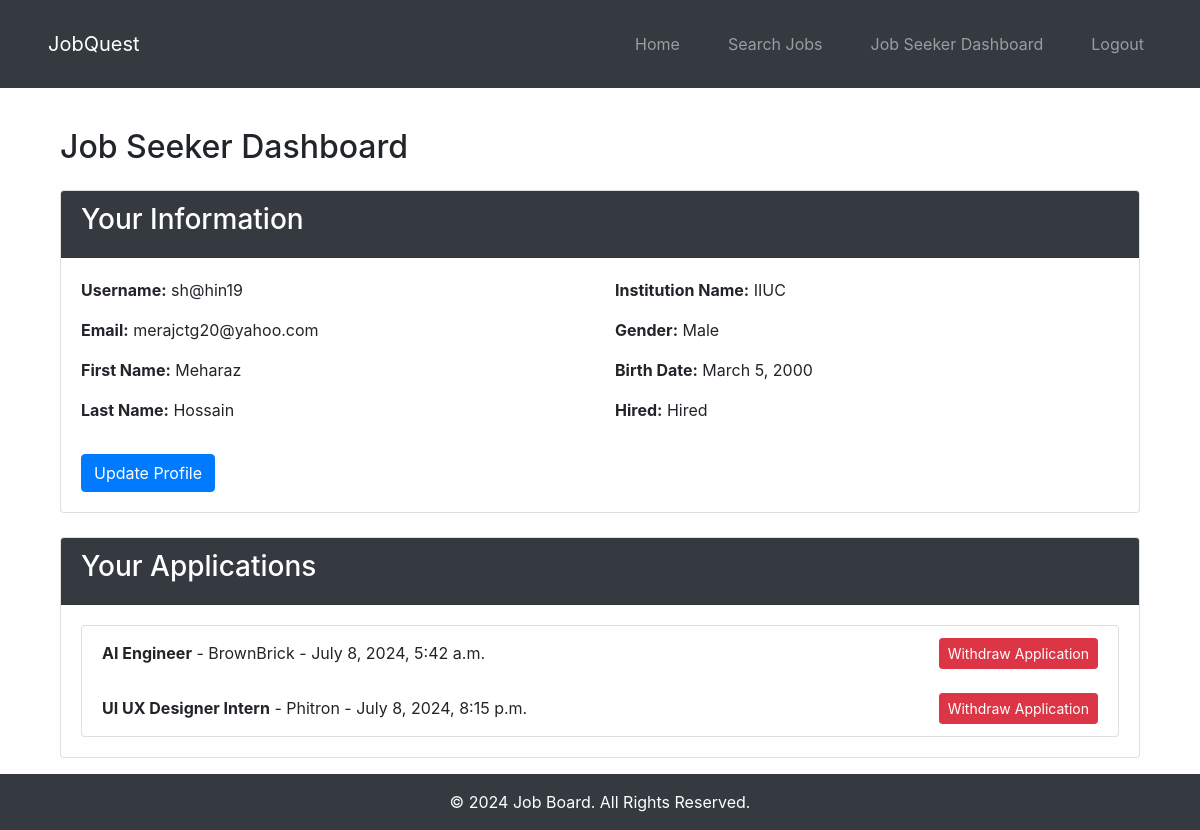
/job_seeker/dashboard/ (signed in), run on the app's committed database.
### jobs/models.py (models this page shows, shortened)
class User(AbstractUser):
    is_employer = models.BooleanField(default=False)
    is_job_seeker = models.BooleanField(default=False)
    groups = models.ManyToManyField(
        Group,
        related_name='jobs_user_set',
        blank=True,
        help_text='The groups this user belongs to. A user will get all permissions granted to each of their groups.',
        related_query_name='user',
    )
    user_permissions = models.ManyToManyField(
        Permission,
        related_name='jobs_user_set',
        blank=True,
        help_text='Specific permissions for this user.',
        related_query_name='user',
    )

class Profile(models.Model):
    user = models.OneToOneField(User, on_delete=models.CASCADE)
    first_name = models.CharField(max_length=30, blank=True, null=True)
    last_name = models.CharField(max_length=30, blank=True, null=True)
    institution_name = models.CharField(max_length=255, blank=True, null=True)
    gender = models.CharField(max_length=10, blank=True, null=True)
    birth_date = models.DateField(null=True, blank=True)
    hired = models.BooleanField(default=False)

class JobApplication(models.Model):
    job_listing = models.ForeignKey(JobListing, on_delete=models.CASCADE, related_name='applications')
    job_seeker = models.ForeignKey(User, on_delete=models.CASCADE, related_name='applications')
    resume = models.FileField(upload_to='resumes/')
    cover_letter = models.TextField()
    applied_at = models.DateTimeField(auto_now_add=True)

class JobListing(models.Model):
    employer = models.ForeignKey(User, on_delete=models.CASCADE, related_name='job_listings')
    title = models.CharField(max_length=255)
    description = models.TextField()
    requirements = models.TextField()
    location = models.CharField(max_length=255)
    company = models.CharField(max_length=255, default='')
    category = models.ForeignKey(JobCategory, on_delete=models.SET_NULL, null=True)
    posted_at = models.DateTimeField(auto_now_add=True)

### jobs/views.py (the view)
# urls.py: path('job_seeker/dashboard/', views.job_seeker_dashboard, name='job_seeker_dashboard'),
@login_required
def job_seeker_dashboard(request):
    applications = request.user.applications.all()
    return render(request, 'jobs/job_seeker_dashboard.html', {'applications': applications})

### templates/jobs/job_seeker_dashboard.html (shortened to what this page needs)
{% extends 'base.html' %}
{% block content %}
<div class="container">
    <h2 class="mb-4">Job Seeker Dashboard</h2>
    <div class="card mb-4">
        <div class="card-header bg-dark text-white">
            <h3>Your Information</h3>
        </div>
        <div class="card-body">
            <div class="row">
                <div class="col-md-6">
                    <p><strong>Username:</strong> {{ user.username }}</p>
                    <p><strong>Email:</strong> {{ user.email }}</p>
                    <p><strong>First Name:</strong> {{ user.profile.first_name }}</p>
                    <p><strong>Last Name:</strong> {{ user.profile.last_name }}</p>
                </div>
                <div class="col-md-6">
                    <p><strong>Institution Name:</strong> {{ user.profile.institution_name }}</p>
                    <p><strong>Gender:</strong> {{ user.profile.gender }}</p>
                    <p><strong>Birth Date:</strong> {{ user.profile.birth_date }}</p>
                    <p><strong>Hired:</strong> {{ user.profile.hired|yesno:"Hired,Not Hired" }}</p>
                </div>
            </div>
            <a href="{% url 'profile_update' %}" class="btn btn-primary mt-3">Update Profile</a>
        </div>
    </div>
    <div class="card">
        <div class="card-header bg-dark text-white">
            <h3>Your Applications</h3>
        </div>
        <div class="card-body">
            <ul class="list-group">
                {% for application in applications %}
                    <li class="list-group-item">
                        <div class="d-flex flex-column flex-md-row justify-content-between align-items-md-center">
                            <div class="mb-2 mb-md-0">
                                <strong>{{ application.job_listing.title }}</strong> - {{ application.job_listing.company }} - {{ application.applied_at }}
                            </div>
                            <a href="{% url 'job_application_delete' application.id %}" class="btn btn-danger btn-sm">Withdraw Application</a>
                        </div>
                    </li>
                {% endfor %}
            </ul>
        </div>
    </div>
</div>
{% endblock %}

### templates/base.html (shortened to what this page needs)
<!DOCTYPE html>
<html lang="en">
  <head>
    {% load static %}
    <link rel="stylesheet" href="{% static 'css/styles.css' %}" />
    <link rel="stylesheet" href="https://stackpath.bootstrapcdn.com/bootstrap/4.5.2/css/bootstrap.min.css"/>
    <link rel="stylesheet" href="https://maxcdn.bootstrapcdn.com/bootstrap/4.0.0/css/bootstrap.min.css">
  </head>
  <body class="d-flex flex-column min-vh-100">
    <header>
      <nav class="navbar navbar-expand-lg navbar-dark bg-dark">
        <a class="navbar-brand" href="{% url 'home' %}">JobQuest</sup></a>
        <div class="collapse navbar-collapse" id="navbarNav">
          <ul class="navbar-nav ml-auto">
            <li class="nav-item">
              <a class="nav-link" href="{% url 'home' %}">Home</a>
            </li>
            <li class="nav-item">
              <a class="nav-link" href="{% url 'job_listings' %}"
                >Search Jobs</a
              >
            </li>
            {% if user.is_authenticated %} {% if user.is_employer %}
            <li class="nav-item">
              <a class="nav-link" href="{% url 'employer_dashboard' %}"
                >Employer Dashboard</a
              >
            </li>
            {% else %}
            <li class="nav-item">
              <a class="nav-link" href="{% url 'job_seeker_dashboard' %}"
                >Job Seeker Dashboard</a
              >
            </li>
            {% endif %}
            <li class="nav-item">
              <a class="nav-link" href="{% url 'logout' %}">Logout</a>
            </li>
            {% endif %}
          </ul>
        </div>
      </nav>
    </header>
    <main class="flex-grow-1 container mt-4">
      {% block content %} {% endblock %}
    </main>
    <footer class="bg-dark text-white text-center py-3 mt-auto">
      &copy; {% now "Y" %} Job Board. All Rights Reserved.
    </footer>
  </body>
</html>

### static/css/styles.css (style rules this page uses)
body { font-family: Arial, sans-serif; margin: 0; padding: 0; background-color: #f8f9fa; display: flex; flex-direction: column; min-height: 100vh; }
header { background-color: #343a40; color: white; padding: 1rem; text-align: center; }
nav a { color: white; margin: 0 1rem; text-decoration: none; }
main { padding: 1rem; flex-grow: 1; }
footer { background-color: #343a40; padding: 1rem; width: 100%; position: relative; }
h2, h3 { color: #343a40; }
button, .btn-primary { background-color: #343a40; color: white; padding: 0.5rem 1rem; border: none; cursor: pointer; }

### data on the page
User: username "sh@hin19", email "merajctg20@yahoo.com", profile.first_name "Meharaz", profile.last_name "Hossain", profile.institution_name "IIUC", profile.gender "Male", profile.birth_date "March 5, 2000", profile.hired "Hired"
JobApplication: job_listing "AI Engineer", job_listing.company "BrownBrick", applied_at "July 8, 2024, 5:42 a.m."
JobApplication: job_listing "UI UX Designer Intern", job_listing.company "Phitron", applied_at "July 8, 2024, 8:15 p.m."
